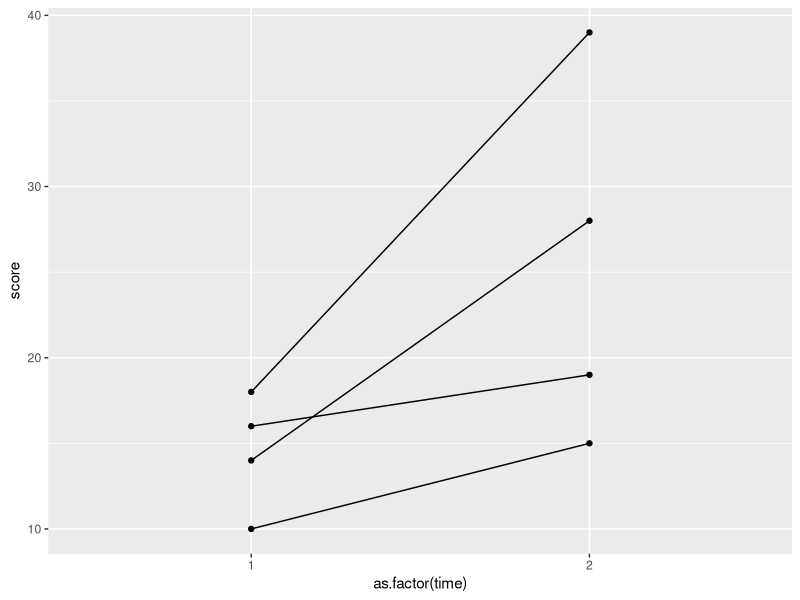

The R script that drew this image:

# library
library(tidyverse)


#import

df <- read_csv("clean_data/clean_times.csv")

head(df)


p1 <- ggplot(df, aes(as.factor(time), score, group = subject)) +
  geom_point()+
  geom_line()

ggsave("figures/figure1.png", p1)
